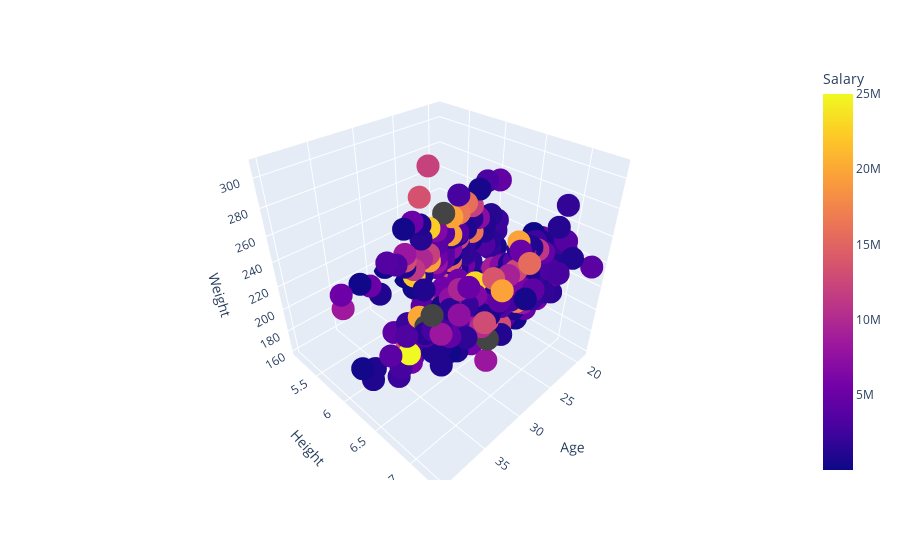

The notebook cell this image was saved under:
### Code cell
plotly.offline.init_notebook_mode(connected=True)
fig = px.scatter_3d(dataNBA, x='Age', y='Height', z='Weight', color="Salary")
#fig.write_html("animacion1_3D.html")
fig.show()

### Figure 1 — Plotly figure (JSON) as saved in the notebook; plotly's stock layout.template omitted (floating-point values rounded to 4 significant figures; data arrays with more than 128 entries replaced by an {"elided": "..."} marker saying what was removed)
{"data": [{"hovertemplate": "Age=%{x}<br>Height=%{y}<br>Weight=%{z}<br>Salary=%{marker.color}<extra></extra>", "legendgroup": "", "marker": {"color": {"elided": "458 int values"}, "coloraxis": "coloraxis", "symbol": "circle"}, "mode": "markers", "name": "", "scene": "scene", "showlegend": false, "type": "scatter3d", "x": {"elided": "458 int values"}, "y": {"elided": "458 float values"}, "z": {"elided": "458 int values"}}], "layout": {"coloraxis": {"colorbar": {"title": {"text": "Salary"}}, "colorscale": [[0, "#0d0887"], [0.1111, "#46039f"], [0.2222, "#7201a8"], [0.3333, "#9c179e"], [0.4444, "#bd3786"], [0.5556, "#d8576b"], [0.6667, "#ed7953"], [0.7778, "#fb9f3a"], [0.8889, "#fdca26"], [1, "#f0f921"]]}, "legend": {"tracegroupgap": 0}, "margin": {"t": 60}, "scene": {"domain": {"x": [0, 1], "y": [0, 1]}, "xaxis": {"title": {"text": "Age"}}, "yaxis": {"title": {"text": "Height"}}, "zaxis": {"title": {"text": "Weight"}}}}}
